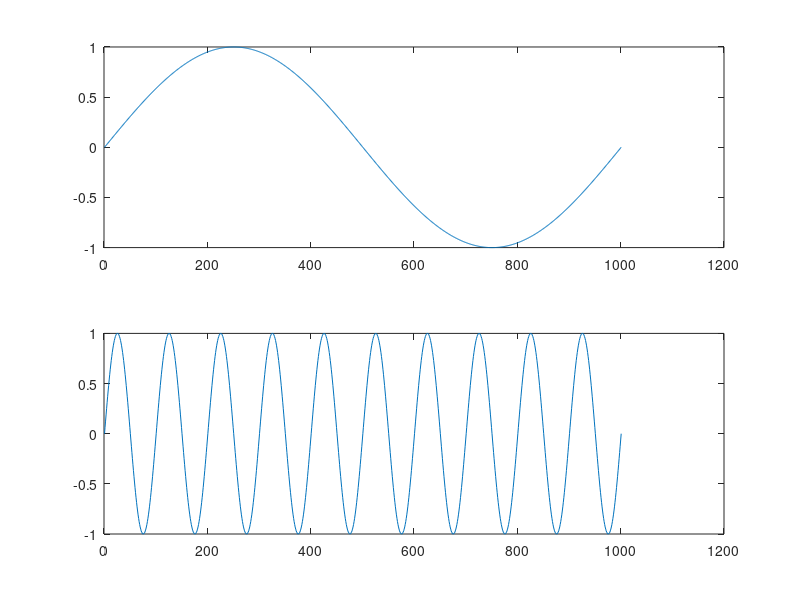
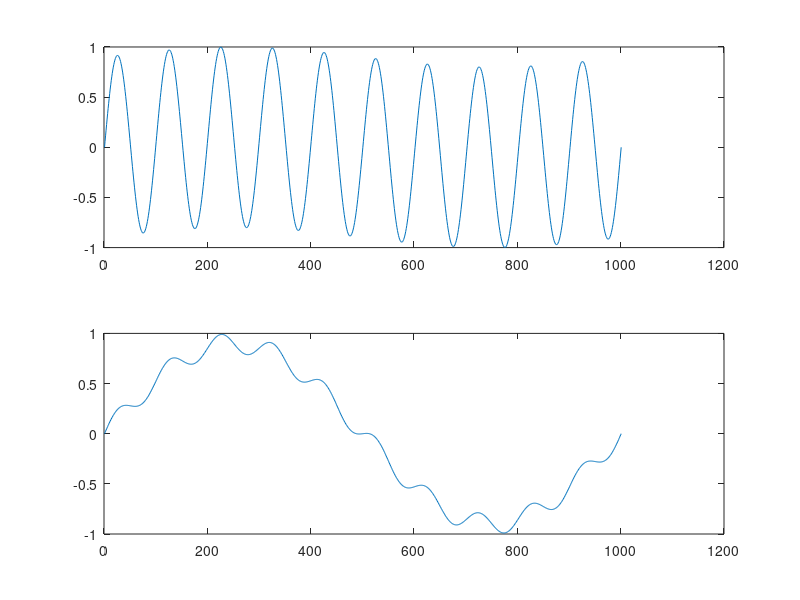

Recreate these plots in MATLAB, in order. (Note: this script raises an error after producing the figures.)
% Demo of Time Domain ICA with Natural Gradient Algorithm
% with dummy signal (sin).

close all; clear all;  clc;

t=0:pi/100:10*pi;
s1=sin(0.2*t);
s2=sin(2*t);

figure(1)
subplot(211); plot(s1);
subplot(212); plot(s2);

x1=0.1*s1+0.9*s2;
x2=0.1*s2+0.9*s1;

mic_1=x1;   %Reading file from microphone #1.
mic_2=x2;   %Reading file from microphone #2.

%menyamakan dan memperkecil ukuran byte file
% mic_1=mic_1(1:50000);           
% mic_2=mic_2(1:50000);
% mic_3=mic_3(1:50000);

% Plot sinyal input TDICA
figure(2)
subplot(211); plot(mic_1);
subplot(212); plot(mic_2);


mix=[mic_1;mic_2];             %mencampur file suara

[N,P]=size(mix);               %P=sampled time=50000;N=number of input=3
permute=randperm(N);           %generate a permutation vector
s=mix(permute,:);              %time-scrambled inputs for stationarity

x=s;

mx=mean(mix');
c=cov(mix');
x=x-mx'*ones(1,P);
wz=2*inv(sqrtm(c));
x=wz*x;

w=eye(N);                         
M=size(w,2);                      
sweep=0; oldw=w; olddelta=ones(1,N*N);
Id=eye(M);

L=0.0001; B=30; for I=1:100, sep; end;          %ITERASI TDICA

% Pemisahan sinyal suara
uu=w*wz*mix;         % make unmixed sources
uu11=uu(1,:);
uu12=uu(2,:);

% Plot sinyal estimasi TDICA/input FDICA
figure(3);
subplot(211); plot(uu11);
subplot(212); plot(uu12);
